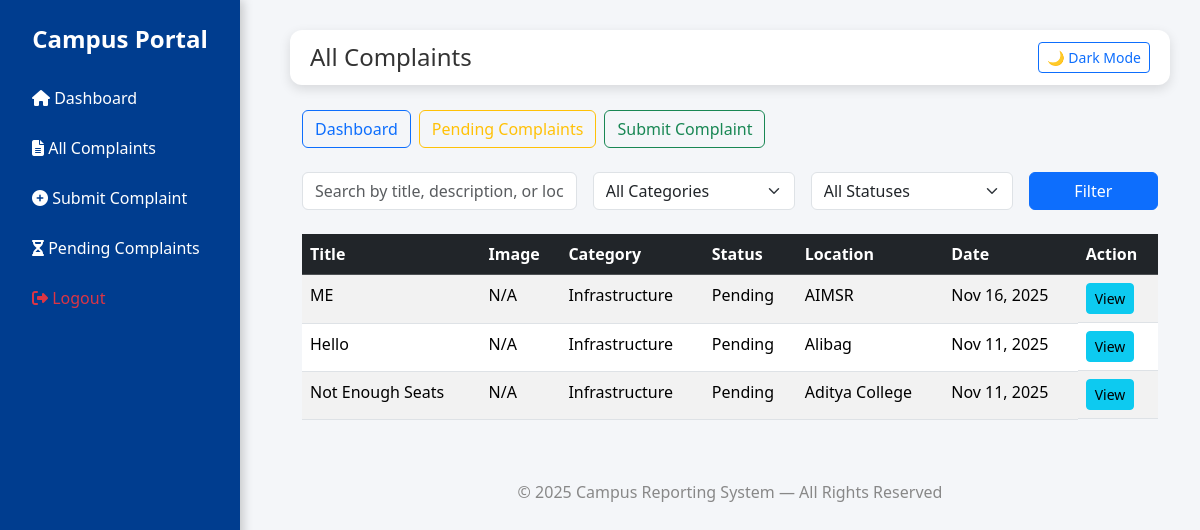
/complaints/ (signed in), run on an earlier commit of the app's database.
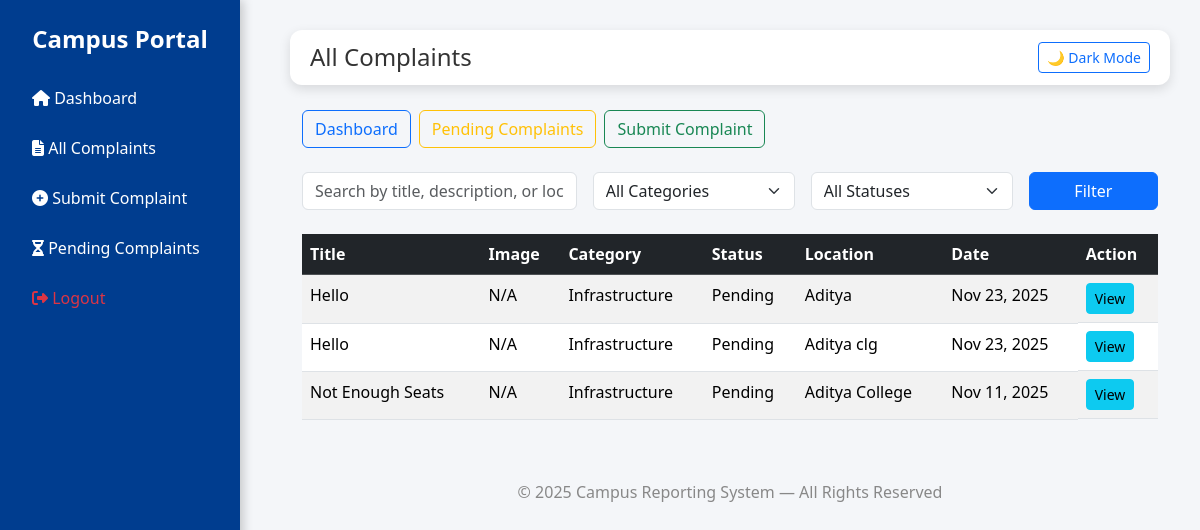
And on a later commit of the database.
### core/models.py (models this page shows, shortened)
class Complaint(models.Model):
    user = models.ForeignKey(User, on_delete=models.SET_NULL, null=True, blank=True)
    title = models.CharField(max_length=200)
    description = models.TextField()
    category = models.CharField(max_length=50, choices=CATEGORY_CHOICES)
    location = models.CharField(max_length=100, blank=True)
    image = models.ImageField(upload_to='complaint_images/', blank=True, null=True)
    status = models.CharField(max_length=20, choices=STATUS_CHOICES, default='Pending')
    created_at = models.DateTimeField(auto_now_add=True)
    updated_at = models.DateTimeField(auto_now=True)
    anonymous = models.BooleanField(default=False)

### core/views.py (the view)
# urls.py: path('complaints/', views.complaint_list, name='complaint_list'),
@login_required
def complaint_list(request):
    q = request.GET.get("q", "").strip()
    category = request.GET.get("category", "").strip()
    status = request.GET.get("status", "").strip()
    complaints = Complaint.objects.all().order_by("-created_at")
    if q:
        complaints = complaints.filter(
            models.Q(title__icontains=q) |
            models.Q(description__icontains=q) |
            models.Q(location__icontains=q)
        )
    if category:
        complaints = complaints.filter(category=category)
    if status:
        complaints = complaints.filter(status=status)
    user = request.user
    user_can_update = hasattr(user, "profile") and user.profile.role in ["staff", "admin"]
    context = {
        "complaints": complaints,
        "q": q,
        "selected_category": category,
        "selected_status": status,
        "category_choices": Complaint._meta.get_field("category").choices,
        "status_choices": Complaint._meta.get_field("status").choices,
        "user_can_update": user_can_update
    }
    return render(request, "core/complaint_list.html", context)

### core/templates/core/complaint_list.html (shortened to what this page needs)
{% extends "core/base.html" %}
{% block page_title %}All Complaints{% endblock %}
{% block content %}
<div class="container">
    <div class="mb-4 d-flex gap-2">
        <a href="{% url 'dashboard' %}" class="btn btn-outline-primary">Dashboard</a>
        <a href="{% url 'pending_complaints' %}" class="btn btn-outline-warning">Pending Complaints</a>
        <a href="{% url 'report_complaint' %}" class="btn btn-outline-success">Submit Complaint</a>
    </div>
    <form method="GET" class="row g-3 mb-4">
        <div class="col-md-4">
            <input type="text" name="q" value="{{ q }}" class="form-control" placeholder="Search by title, description, or location">
        </div>
        <div class="col-md-3">
            <select name="category" class="form-select">
                <option value="">All Categories</option>
            </select>
        </div>
        <div class="col-md-3">
            <select name="status" class="form-select">
                <option value="">All Statuses</option>
            </select>
        </div>
        <div class="col-md-2">
            <button type="submit" class="btn btn-primary w-100">Filter</button>
        </div>
    </form>
    <table class="table table-striped table-hover">
        <thead class="table-dark">
            <tr>
                <th>Title</th>
                <th>Image</th>
                <th>Category</th>
                <th>Status</th>
                <th>Location</th>
                <th>Date</th>
                <th>Action</th>
            </tr>
        </thead>
        <tbody>
            {% for complaint in complaints %}
            <tr {% if complaint.status == "pending" %}class="table-warning"{% endif %}>
                <td>{{ complaint.title }}</td>
                <td>
                    {% if complaint.image %}
                        <img src="{{ complaint.image.url }}" alt="{{ complaint.title }}" style="width: 80px; height: auto; border-radius: 5px;">
                    {% else %}
                        N/A
                    {% endif %}
                </td>
                <td>{{ complaint.category }}</td>
                <td>{{ complaint.status|capfirst }}</td>
                <td>{{ complaint.location }}</td>
                <td>{{ complaint.created_at|date:"M d, Y" }}</td>
                <td class="d-flex gap-2">
                    <a href="{% url 'complaint_detail' complaint.id %}" class="btn btn-sm btn-info">View</a>
                </td>
            </tr>
            {% empty %}
            <tr>
                <td colspan="7" class="text-center">No complaints found.</td>
            </tr>
            {% endfor %}
        </tbody>
    </table>
</div>
{% endblock %}

What changed in the data, as far as the page shows it:
removed Complaint: title "ME", image "N/A", category "Infrastructure", status "Pending", location "AIMSR", created_at "Nov 16, 2025"
removed Complaint: title "Hello", image "N/A", category "Infrastructure", status "Pending", location "Alibag", created_at "Nov 11, 2025"
added Complaint: title "Hello", image "N/A", category "Infrastructure", status "Pending", location "Aditya", created_at "Nov 23, 2025"
added Complaint: title "Hello", image "N/A", category "Infrastructure", status "Pending", location "Aditya clg", created_at "Nov 23, 2025"
